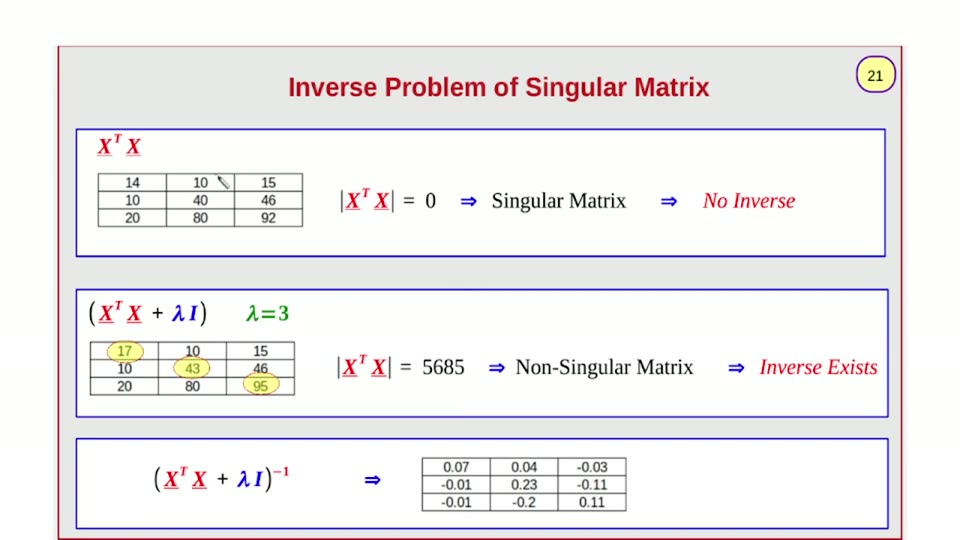
#> input picture videos/machine-learning/03_ridger_regression_gradient_descent/unique_slides/slide_021.jpg, 960 x 540 px, found by its file name
$ python measure_cells.py
#> lines starting #> are read from the running program, lines starting #| are printed output that depends on the picture; after the words box and inside, x2 and y2 are one past the last pixel; in counts of white or black regions, pixels touching at a corner belong together
#!/usr/bin/env python3
"""measure_cells.py — strict-digit per-cell maps + glyph cluster counts.

Digits are near-black (core ~(33,34,32)); grid hairlines are gray
(core 109..144). A strict dark mask (r,g,b<95) isolates the digits.
Per cell: tight ink bbox, per-row-glyph x-clusters (count = glyph count),
and a 1px ASCII map so each digit can be decoded by eye.
"""
from PIL import Image
import numpy as np

F = "/home/ahmed/Projects/ai_llm_slides/videos/machine-learning/03_ridger_regression_gradient_descent/unique_slides/slide_021.jpg"
a = np.asarray(Image.open(F).convert("RGB")).astype(int)
dark = (a[..., 0] < 95) & (a[..., 1] < 95) & (a[..., 2] < 95)
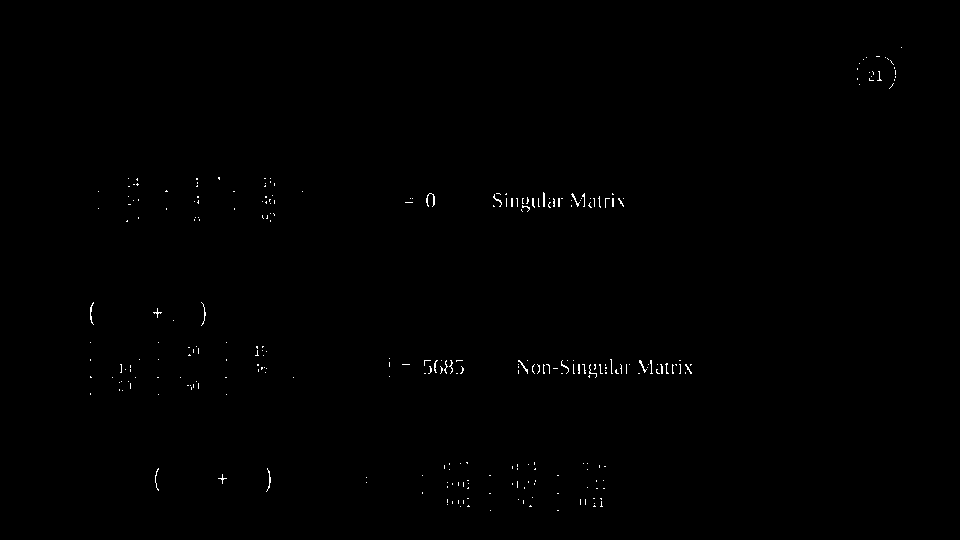
#> dark: shape (540, 960) bool; 0.31% white in thin lines or dots, all inside (x1, y1, x2, y2) = (90, 47, 902, 511)

TABLES = {
    "top": (98, 166, 234, 302, 174, 191, 209, 226),
    "mid": (90, 158, 226, 294, 342, 360, 377, 395),
    "bot": (422, 490, 558, 625, 458, 475, 493, 511),
}

def clusters(xs, gap=3):
    if not len(xs):
        return []
    out = []
    s = p = xs[0]
    for x in xs[1:]:
        if x - p > gap:
            out.append((s, p))
            s = x
        p = x
    out.append((s, p))
    return out

for tname, (c0, c1, c2, c3, r0, r1, r2, r3) in TABLES.items():
    cols = [c0, c1, c2, c3]
    rows = [r0, r1, r2, r3]
    print(f"===== {tname} TABLE =====")
    for ri in range(3):
        for ci in range(3):
            x0, x1 = cols[ci] + 1, cols[ci + 1] - 1   # exclude gridline cols
            y0, y1 = rows[ri] + 1, rows[ri + 1] - 1   # exclude gridline rows
            m = dark[y0:y1 + 1, x0:x1 + 1]
            if not m.any():
                print(f" r{ri+1}c{ci+1}: EMPTY")
                continue
            ys, xs = np.where(m)
            xa, xb = xs.min(), xs.max()
            ya, yb = ys.min(), ys.max()
            cl = clusters(sorted(set(xs.tolist())))
            glyphs = [f"{s+x0}..{e+x0}" for (s, e) in cl]
            print(f" r{ri+1}c{ci+1}: ink x{x0+xa}..{x0+xb} y{y0+ya}..{y0+yb} "
                  f"cap_h={yb-ya+1} adv={xb-xa+1} | glyph clusters ({len(cl)}): {glyphs}")
            for y in range(y0 + ya, y0 + yb + 1):
                print(f"    {y}: " + "".join("#" if dark[y, x] else "." for x in range(x0 + xa, x0 + xb + 1)))
    print()
#> this loop made 3 passes
#> (printed output is left out)

$ run again, with videos/machine-learning/03_ridger_regression_gradient_descent/unique_slides/slide_001.jpg copied over videos/machine-learning/03_ridger_regression_gradient_descent/unique_slides/slide_021.jpg
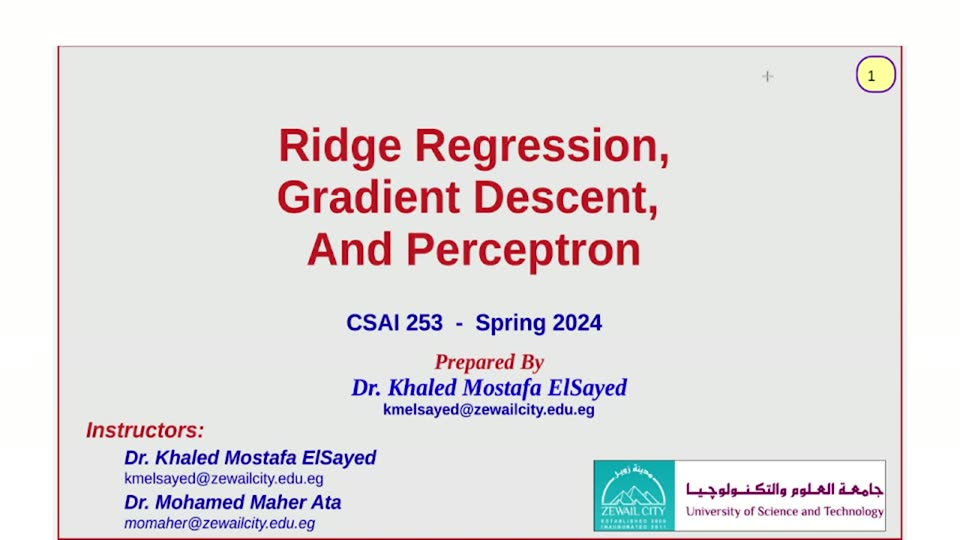
#> input picture videos/machine-learning/03_ridger_regression_gradient_descent/unique_slides/slide_001.jpg, 960 x 540 px, found by its file name
#> `dark = (a[..., 0] < 95) & (a[..., 1] < 95) & (a[..., 2] < 95)`:
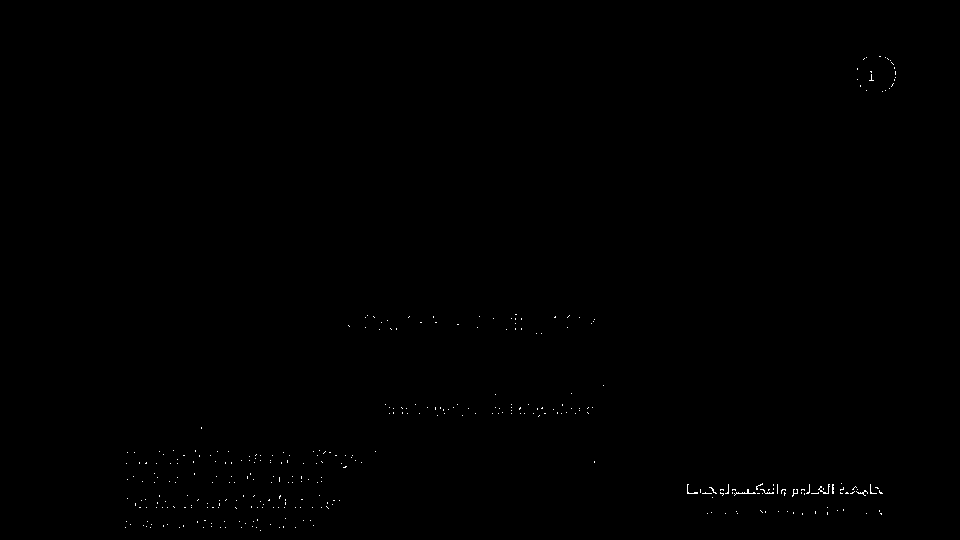
#> dark: shape (540, 960) bool; 0.16% white in thin lines or dots, all inside (x1, y1, x2, y2) = (125, 56, 896, 531)
#> the loop `for tname, (c0, c1, c2, c3, r0, r1, r2, r3) in TABLES.items():` made 3 passes
#|     461: #
#|     462: #

$ run again, with videos/machine-learning/03_ridger_regression_gradient_descent/unique_slides/slide_003.jpg copied over videos/machine-learning/03_ridger_regression_gradient_descent/unique_slides/slide_021.jpg
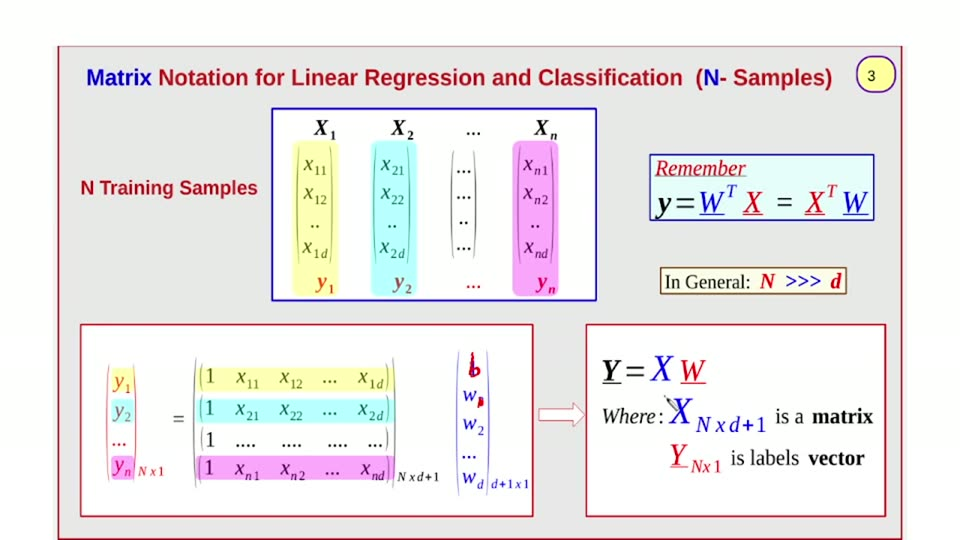
#> input picture videos/machine-learning/03_ridger_regression_gradient_descent/unique_slides/slide_003.jpg, 960 x 540 px, found by its file name
#> `dark = (a[..., 0] < 95) & (a[..., 1] < 95) & (a[..., 2] < 95)`:
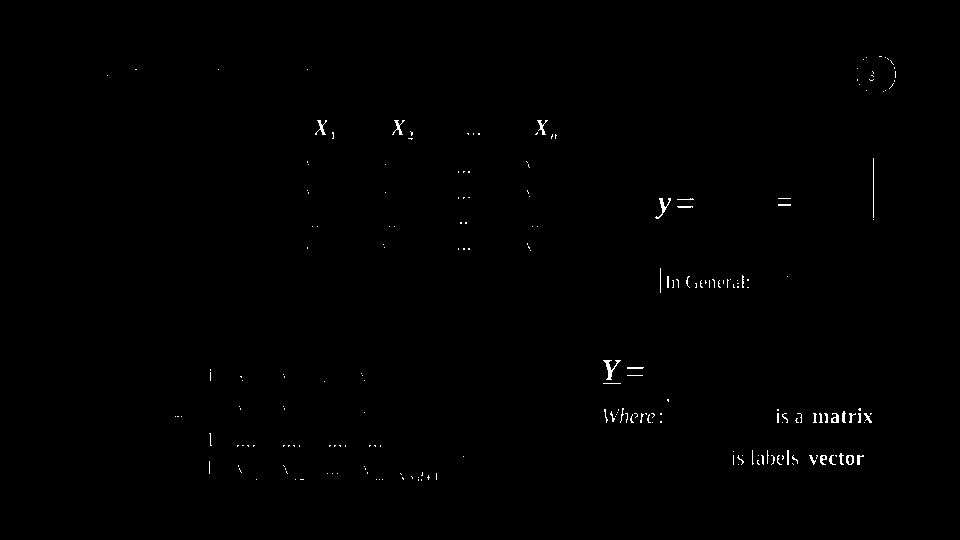
#> dark: shape (540, 960) bool; 0.39% white in thin lines or dots, all inside (x1, y1, x2, y2) = (107, 56, 896, 481)
#> the loop `for tname, (c0, c1, c2, c3, r0, r1, r2, r3) in TABLES.items():` made 3 passes
#> (printed output is left out)
